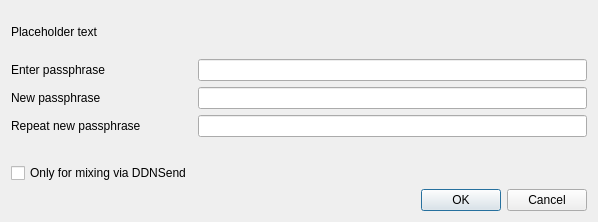
<?xml version="1.0" encoding="UTF-8"?>
<ui version="4.0">
 <class>AskPassphraseDialog</class>
 <widget class="QDialog" name="AskPassphraseDialog">
  <property name="geometry">
   <rect>
    <x>0</x>
    <y>0</y>
    <width>598</width>
    <height>222</height>
   </rect>
  </property>
  <property name="sizePolicy">
   <sizepolicy hsizetype="Preferred" vsizetype="Minimum">
    <horstretch>0</horstretch>
    <verstretch>0</verstretch>
   </sizepolicy>
  </property>
  <property name="minimumSize">
   <size>
    <width>550</width>
    <height>0</height>
   </size>
  </property>
  <property name="windowTitle">
   <string>Passphrase Dialog</string>
  </property>
  <layout class="QVBoxLayout" name="verticalLayout">
   <property name="sizeConstraint">
    <enum>QLayout::SetMinimumSize</enum>
   </property>
   <item>
    <widget class="QLabel" name="warningLabel">
     <property name="text">
      <string notr="true">Placeholder text</string>
     </property>
     <property name="textFormat">
      <enum>Qt::RichText</enum>
     </property>
     <property name="wordWrap">
      <bool>true</bool>
     </property>
    </widget>
   </item>
   <item>
    <layout class="QFormLayout" name="formLayout">
     <property name="sizeConstraint">
      <enum>QLayout::SetMinimumSize</enum>
     </property>
     <property name="fieldGrowthPolicy">
      <enum>QFormLayout::AllNonFixedFieldsGrow</enum>
     </property>
     <item row="0" column="0">
      <widget class="QLabel" name="passLabel1">
       <property name="text">
        <string>Enter passphrase</string>
       </property>
      </widget>
     </item>
     <item row="0" column="1">
      <widget class="QLineEdit" name="passEdit1">
       <property name="echoMode">
        <enum>QLineEdit::Password</enum>
       </property>
      </widget>
     </item>
     <item row="1" column="0">
      <widget class="QLabel" name="passLabel2">
       <property name="text">
        <string>New passphrase</string>
       </property>
      </widget>
     </item>
     <item row="1" column="1">
      <widget class="QLineEdit" name="passEdit2">
       <property name="echoMode">
        <enum>QLineEdit::Password</enum>
       </property>
      </widget>
     </item>
     <item row="2" column="0">
      <widget class="QLabel" name="passLabel3">
       <property name="text">
        <string>Repeat new passphrase</string>
       </property>
      </widget>
     </item>
     <item row="2" column="1">
      <widget class="QLineEdit" name="passEdit3">
       <property name="echoMode">
        <enum>QLineEdit::Password</enum>
       </property>
      </widget>
     </item>
     <item row="3" column="1">
      <widget class="QLabel" name="capsLabel">
       <property name="font">
        <font>
         <weight>75</weight>
         <bold>true</bold>
        </font>
       </property>
       <property name="text">
        <string/>
       </property>
       <property name="alignment">
        <set>Qt::AlignCenter</set>
       </property>
      </widget>
     </item>
     <item row="4" column="0">
      <widget class="QCheckBox" name="mixingOnlyCheckBox">
       <property name="enabled">
        <bool>true</bool>
       </property>
       <property name="toolTip">
        <string>Serves to disable the trivial sendmoney when OS account compromised. Provides no real security.</string>
       </property>
       <property name="text">
        <string>Only for mixing via DDNSend</string>
       </property>
       <property name="visible">
        <bool>false</bool>
       </property>
      </widget>
     </item>
    </layout>
   </item>
   <item>
    <widget class="QDialogButtonBox" name="buttonBox">
     <property name="orientation">
      <enum>Qt::Horizontal</enum>
     </property>
     <property name="standardButtons">
      <set>QDialogButtonBox::Cancel|QDialogButtonBox::Ok</set>
     </property>
    </widget>
   </item>
  </layout>
 </widget>
 <resources/>
 <connections>
  <connection>
   <sender>buttonBox</sender>
   <signal>accepted()</signal>
   <receiver>AskPassphraseDialog</receiver>
   <slot>accept()</slot>
   <hints>
    <hint type="sourcelabel">
     <x>20</x>
     <y>20</y>
    </hint>
    <hint type="destinationlabel">
     <x>20</x>
     <y>20</y>
    </hint>
   </hints>
  </connection>
  <connection>
   <sender>buttonBox</sender>
   <signal>rejected()</signal>
   <receiver>AskPassphraseDialog</receiver>
   <slot>reject()</slot>
   <hints>
    <hint type="sourcelabel">
     <x>20</x>
     <y>20</y>
    </hint>
    <hint type="destinationlabel">
     <x>20</x>
     <y>20</y>
    </hint>
   </hints>
  </connection>
 </connections>
</ui>
